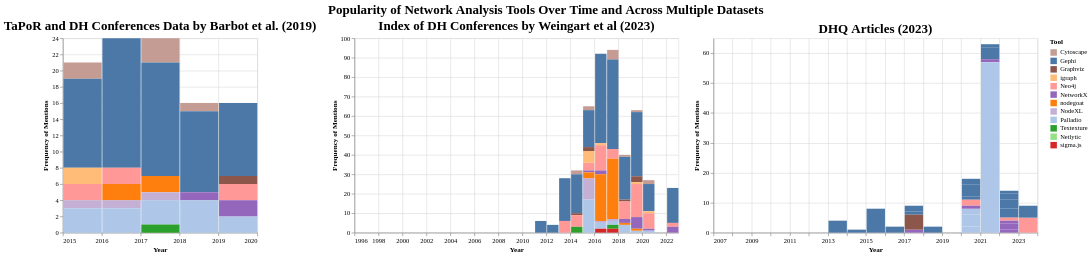

Specify this chart in Vega-Lite:
### Vega-Lite specification from a JSON file in a GitHub repository (floating-point values rounded to 4 significant figures; data arrays with more than 128 entries replaced by an {"elided": "..."} marker saying what was removed)
{"config": {"view": {"continuousWidth": 300, "continuousHeight": 300}, "axis": {"labelFont": "Garamond", "titleFont": "Garamond"}, "legend": {"labelFont": "Garamond", "titleFont": "Garamond"}, "title": {"anchor": "middle", "font": "Garamond", "fontSize": 20}}, "hconcat": [{"data": {"name": "data-00ddfa19e73c352b71e3929da993eff1"}, "mark": {"type": "bar"}, "encoding": {"color": {"field": "tool", "legend": {"title": "Tool"}, "scale": {"domain": ["Cytoscape", "Gephi", "Graphviz", "igraph", "Neo4j", "NetworkX", "nodegoat", "NodeXL", "Palladio", "Textexture", "Netlytic", "sigma.js"], "range": ["#c49c94", "#4c78a8", "#8c564b", "#ffbb78", "#ff9896", "#9467bd", "#ff7f0e", "#c5b0d5", "#aec7e8", "#2ca02c", "#98df8a", "#d62728"]}, "type": "nominal"}, "opacity": {"condition": {"param": "param_4", "value": 1}, "value": 0.2}, "tooltip": [{"field": "tool", "type": "nominal"}, {"field": "counts", "type": "quantitative"}, {"field": "date", "type": "temporal"}, {"field": "scaled_counts", "type": "quantitative"}], "x": {"axis": {"title": "Year"}, "field": "date", "timeUnit": "year", "type": "temporal"}, "y": {"axis": {"title": "Frequency of Mentions"}, "field": "counts", "type": "quantitative"}}, "name": "view_4", "title": "TaPoR and DH Conferences Data by Barbot et al. (2019)", "width": 300}, {"data": {"name": "data-ade91fa7b8886fb70f0870554d940256"}, "mark": {"type": "bar"}, "encoding": {"color": {"field": "tool", "legend": {"title": "Tool"}, "scale": {"domain": ["Cytoscape", "Gephi", "Graphviz", "igraph", "Neo4j", "NetworkX", "nodegoat", "NodeXL", "Palladio", "Textexture", "Netlytic", "sigma.js"], "range": ["#c49c94", "#4c78a8", "#8c564b", "#ffbb78", "#ff9896", "#9467bd", "#ff7f0e", "#c5b0d5", "#aec7e8", "#2ca02c", "#98df8a", "#d62728"]}, "type": "nominal"}, "opacity": {"condition": {"param": "param_5", "value": 1}, "value": 0.2}, "tooltip": [{"field": "tool", "type": "nominal"}, {"field": "counts", "type": "quantitative"}, {"field": "date", "type": "temporal"}, {"field": "scaled_counts", "type": "quantitative"}], "x": {"axis": {"title": "Year"}, "field": "date", "timeUnit": "year", "type": "temporal"}, "y": {"axis": {"title": "Frequency of Mentions"}, "field": "counts", "type": "quantitative"}}, "name": "view_5", "title": "Index of DH Conferences by Weingart et al (2023)", "width": 500}, {"data": {"name": "data-2906718959c945c3616576ecaad95955"}, "mark": {"type": "bar"}, "encoding": {"color": {"field": "tool", "legend": {"title": "Tool"}, "scale": {"domain": ["Cytoscape", "Gephi", "Graphviz", "igraph", "Neo4j", "NetworkX", "nodegoat", "NodeXL", "Palladio", "Textexture", "Netlytic", "sigma.js"], "range": ["#c49c94", "#4c78a8", "#8c564b", "#ffbb78", "#ff9896", "#9467bd", "#ff7f0e", "#c5b0d5", "#aec7e8", "#2ca02c", "#98df8a", "#d62728"]}, "type": "nominal"}, "opacity": {"condition": {"param": "param_6", "value": 1}, "value": 0.2}, "tooltip": [{"field": "tool", "type": "nominal"}, {"field": "counts", "type": "quantitative"}, {"field": "date", "type": "temporal"}, {"field": "scaled_counts", "type": "quantitative"}], "x": {"axis": {"title": "Year"}, "field": "date", "timeUnit": "year", "type": "temporal"}, "y": {"axis": {"title": "Frequency of Mentions"}, "field": "counts", "type": "quantitative"}}, "name": "view_6", "title": "DHQ Articles (2023)", "width": 500}], "params": [{"name": "param_4", "select": {"type": "point", "fields": ["tool"]}, "bind": "legend", "views": ["view_4"]}, {"name": "param_5", "select": {"type": "point", "fields": ["tool"]}, "bind": "legend", "views": ["view_5"]}, {"name": "param_6", "select": {"type": "point", "fields": ["tool"]}, "bind": "legend", "views": ["view_6"]}], "title": "Popularity of Network Analysis Tools Over Time and Across Multiple Datasets", "$schema": "https://vega.github.io/schema/vega-lite/v5.15.1.json", "datasets": {"data-00ddfa19e73c352b71e3929da993eff1": [{"tool": "Cytoscape", "counts": 2, "date": "2015-01-01T00:00:00", "data_origin": "TaPoR", "title": "TaPoR and DH Conferences Data by Barbot et al. (2019)", "scaled_counts": null}, {"tool": "Gephi", "counts": 11, "date": "2015-01-01T00:00:00", "data_origin": "TaPoR", "title": "TaPoR and DH Conferences Data by Barbot et al. (2019)", "scaled_counts": null}, {"tool": "Graphviz", "counts": 0, "date": "2015-01-01T00:00:00", "data_origin": "TaPoR", "title": "TaPoR and DH Conferences Data by Barbot et al. (2019)", "scaled_counts": null}, {"tool": "igraph", "counts": 2, "date": "2015-01-01T00:00:00", "data_origin": "TaPoR", "title": "TaPoR and DH Conferences Data by Barbot et al. (2019)", "scaled_counts": null}, {"tool": "Neo4j", "counts": 2, "date": "2015-01-01T00:00:00", "data_origin": "TaPoR", "title": "TaPoR and DH Conferences Data by Barbot et al. (2019)", "scaled_counts": null}, {"tool": "NetworkX", "counts": 0, "date": "2015-01-01T00:00:00", "data_origin": "TaPoR", "title": "TaPoR and DH Conferences Data by Barbot et al. (2019)", "scaled_counts": null}, {"tool": "nodegoat", "counts": 0, "date": "2015-01-01T00:00:00", "data_origin": "TaPoR", "title": "TaPoR and DH Conferences Data by Barbot et al. (2019)", "scaled_counts": null}, {"tool": "NodeXL", "counts": 1, "date": "2015-01-01T00:00:00", "data_origin": "TaPoR", "title": "TaPoR and DH Conferences Data by Barbot et al. (2019)", "scaled_counts": null}, {"tool": "Palladio", "counts": 3, "date": "2015-01-01T00:00:00", "data_origin": "TaPoR", "title": "TaPoR and DH Conferences Data by Barbot et al. (2019)", "scaled_counts": null}, {"tool": "Textexture", "counts": 0, "date": "2015-01-01T00:00:00", "data_origin": "TaPoR", "title": "TaPoR and DH Conferences Data by Barbot et al. (2019)", "scaled_counts": null}, {"tool": "Cytoscape", "counts": 0, "date": "2016-01-01T00:00:00", "data_origin": "TaPoR", "title": "TaPoR and DH Conferences Data by Barbot et al. (2019)", "scaled_counts": null}, {"tool": "Gephi", "counts": 16, "date": "2016-01-01T00:00:00", "data_origin": "TaPoR", "title": "TaPoR and DH Conferences Data by Barbot et al. (2019)", "scaled_counts": null}, {"tool": "Graphviz", "counts": 0, "date": "2016-01-01T00:00:00", "data_origin": "TaPoR", "title": "TaPoR and DH Conferences Data by Barbot et al. (2019)", "scaled_counts": null}, {"tool": "igraph", "counts": 0, "date": "2016-01-01T00:00:00", "data_origin": "TaPoR", "title": "TaPoR and DH Conferences Data by Barbot et al. (2019)", "scaled_counts": null}, {"tool": "Neo4j", "counts": 2, "date": "2016-01-01T00:00:00", "data_origin": "TaPoR", "title": "TaPoR and DH Conferences Data by Barbot et al. (2019)", "scaled_counts": null}, {"tool": "NetworkX", "counts": 0, "date": "2016-01-01T00:00:00", "data_origin": "TaPoR", "title": "TaPoR and DH Conferences Data by Barbot et al. (2019)", "scaled_counts": null}, {"tool": "nodegoat", "counts": 2, "date": "2016-01-01T00:00:00", "data_origin": "TaPoR", "title": "TaPoR and DH Conferences Data by Barbot et al. (2019)", "scaled_counts": null}, {"tool": "NodeXL", "counts": 1, "date": "2016-01-01T00:00:00", "data_origin": "TaPoR", "title": "TaPoR and DH Conferences Data by Barbot et al. (2019)", "scaled_counts": null}, {"tool": "Palladio", "counts": 3, "date": "2016-01-01T00:00:00", "data_origin": "TaPoR", "title": "TaPoR and DH Conferences Data by Barbot et al. (2019)", "scaled_counts": null}, {"tool": "Textexture", "counts": 0, "date": "2016-01-01T00:00:00", "data_origin": "TaPoR", "title": "TaPoR and DH Conferences Data by Barbot et al. (2019)", "scaled_counts": null}, {"tool": "Cytoscape", "counts": 3, "date": "2017-01-01T00:00:00", "data_origin": "TaPoR", "title": "TaPoR and DH Conferences Data by Barbot et al. (2019)", "scaled_counts": null}, {"tool": "Gephi", "counts": 14, "date": "2017-01-01T00:00:00", "data_origin": "TaPoR", "title": "TaPoR and DH Conferences Data by Barbot et al. (2019)", "scaled_counts": null}, {"tool": "Graphviz", "counts": 0, "date": "2017-01-01T00:00:00", "data_origin": "TaPoR", "title": "TaPoR and DH Conferences Data by Barbot et al. (2019)", "scaled_counts": null}, {"tool": "igraph", "counts": 0, "date": "2017-01-01T00:00:00", "data_origin": "TaPoR", "title": "TaPoR and DH Conferences Data by Barbot et al. (2019)", "scaled_counts": null}, {"tool": "Neo4j", "counts": 0, "date": "2017-01-01T00:00:00", "data_origin": "TaPoR", "title": "TaPoR and DH Conferences Data by Barbot et al. (2019)", "scaled_counts": null}, {"tool": "NetworkX", "counts": 0, "date": "2017-01-01T00:00:00", "data_origin": "TaPoR", "title": "TaPoR and DH Conferences Data by Barbot et al. (2019)", "scaled_counts": null}, {"tool": "nodegoat", "counts": 2, "date": "2017-01-01T00:00:00", "data_origin": "TaPoR", "title": "TaPoR and DH Conferences Data by Barbot et al. (2019)", "scaled_counts": null}, {"tool": "NodeXL", "counts": 1, "date": "2017-01-01T00:00:00", "data_origin": "TaPoR", "title": "TaPoR and DH Conferences Data by Barbot et al. (2019)", "scaled_counts": null}, {"tool": "Palladio", "counts": 3, "date": "2017-01-01T00:00:00", "data_origin": "TaPoR", "title": "TaPoR and DH Conferences Data by Barbot et al. (2019)", "scaled_counts": null}, {"tool": "Textexture", "counts": 1, "date": "2017-01-01T00:00:00", "data_origin": "TaPoR", "title": "TaPoR and DH Conferences Data by Barbot et al. (2019)", "scaled_counts": null}, {"tool": "Cytoscape", "counts": 1, "date": "2018-01-01T00:00:00", "data_origin": "TaPoR", "title": "TaPoR and DH Conferences Data by Barbot et al. (2019)", "scaled_counts": null}, {"tool": "Gephi", "counts": 10, "date": "2018-01-01T00:00:00", "data_origin": "TaPoR", "title": "TaPoR and DH Conferences Data by Barbot et al. (2019)", "scaled_counts": null}, {"tool": "Graphviz", "counts": 0, "date": "2018-01-01T00:00:00", "data_origin": "TaPoR", "title": "TaPoR and DH Conferences Data by Barbot et al. (2019)", "scaled_counts": null}, {"tool": "igraph", "counts": 0, "date": "2018-01-01T00:00:00", "data_origin": "TaPoR", "title": "TaPoR and DH Conferences Data by Barbot et al. (2019)", "scaled_counts": null}, {"tool": "Neo4j", "counts": 0, "date": "2018-01-01T00:00:00", "data_origin": "TaPoR", "title": "TaPoR and DH Conferences Data by Barbot et al. (2019)", "scaled_counts": null}, {"tool": "NetworkX", "counts": 1, "date": "2018-01-01T00:00:00", "data_origin": "TaPoR", "title": "TaPoR and DH Conferences Data by Barbot et al. (2019)", "scaled_counts": null}, {"tool": "nodegoat", "counts": 0, "date": "2018-01-01T00:00:00", "data_origin": "TaPoR", "title": "TaPoR and DH Conferences Data by Barbot et al. (2019)", "scaled_counts": null}, {"tool": "NodeXL", "counts": 0, "date": "2018-01-01T00:00:00", "data_origin": "TaPoR", "title": "TaPoR and DH Conferences Data by Barbot et al. (2019)", "scaled_counts": null}, {"tool": "Palladio", "counts": 4, "date": "2018-01-01T00:00:00", "data_origin": "TaPoR", "title": "TaPoR and DH Conferences Data by Barbot et al. (2019)", "scaled_counts": null}, {"tool": "Textexture", "counts": 0, "date": "2018-01-01T00:00:00", "data_origin": "TaPoR", "title": "TaPoR and DH Conferences Data by Barbot et al. (2019)", "scaled_counts": null}, {"tool": "Cytoscape", "counts": 0, "date": "2019-01-01T00:00:00", "data_origin": "TaPoR", "title": "TaPoR and DH Conferences Data by Barbot et al. (2019)", "scaled_counts": null}, {"tool": "Gephi", "counts": 9, "date": "2019-01-01T00:00:00", "data_origin": "TaPoR", "title": "TaPoR and DH Conferences Data by Barbot et al. (2019)", "scaled_counts": null}, {"tool": "Graphviz", "counts": 1, "date": "2019-01-01T00:00:00", "data_origin": "TaPoR", "title": "TaPoR and DH Conferences Data by Barbot et al. (2019)", "scaled_counts": null}, {"tool": "igraph", "counts": 0, "date": "2019-01-01T00:00:00", "data_origin": "TaPoR", "title": "TaPoR and DH Conferences Data by Barbot et al. (2019)", "scaled_counts": null}, {"tool": "Neo4j", "counts": 2, "date": "2019-01-01T00:00:00", "data_origin": "TaPoR", "title": "TaPoR and DH Conferences Data by Barbot et al. (2019)", "scaled_counts": null}, {"tool": "NetworkX", "counts": 2, "date": "2019-01-01T00:00:00", "data_origin": "TaPoR", "title": "TaPoR and DH Conferences Data by Barbot et al. (2019)", "scaled_counts": null}, {"tool": "nodegoat", "counts": 0, "date": "2019-01-01T00:00:00", "data_origin": "TaPoR", "title": "TaPoR and DH Conferences Data by Barbot et al. (2019)", "scaled_counts": null}, {"tool": "NodeXL", "counts": 0, "date": "2019-01-01T00:00:00", "data_origin": "TaPoR", "title": "TaPoR and DH Conferences Data by Barbot et al. (2019)", "scaled_counts": null}, {"tool": "Palladio", "counts": 2, "date": "2019-01-01T00:00:00", "data_origin": "TaPoR", "title": "TaPoR and DH Conferences Data by Barbot et al. (2019)", "scaled_counts": null}, {"tool": "Textexture", "counts": 0, "date": "2019-01-01T00:00:00", "data_origin": "TaPoR", "title": "TaPoR and DH Conferences Data by Barbot et al. (2019)", "scaled_counts": null}], "data-ade91fa7b8886fb70f0870554d940256": {"elided": "312 records"}, "data-2906718959c945c3616576ecaad95955": {"elided": "2184 records"}}}
